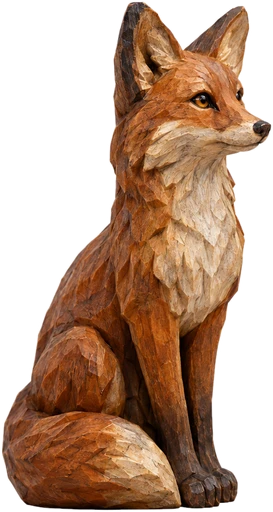
#> input picture world-pipeline/word-art/castle/decor-v2/decor-gate-fox-statue.webp, 273 x 512 px
$ python -i decor_art_v2.py   (imports and definitions only)
#> lines starting #> are read from the running program, lines starting #| are printed output that depends on the picture; after the words box and inside, x2 and y2 are one past the last pixel; in counts of white or black regions, pixels touching at a corner belong together
#!/usr/bin/env python3
"""Украшения замка v2: те же 14 предметов, но БЕЗ запечённой подложки/подиума.

Отличия от decor_art.py:
  - из описаний предметов убраны слова base/pedestal/step/mound — именно они
    провоцировали генератор рисовать эллипс-подиум;
  - промпт явно запрещает подложку, тень и ground patch;
  - после выреза альфы проверяется, что внизу кадра не осталось светлого «блина»;
  - итог складывается в word-art/castle/decor-v2 (в public копирует deploy-команда).

Usage:
  python3 world-pipeline/decor_art_v2.py                # все 14 предметов
  python3 world-pipeline/decor_art_v2.py --only decor-gate-lantern
  python3 world-pipeline/decor_art_v2.py --deploy       # бэкап старых + замена в public
  python3 world-pipeline/decor_art_v2.py --contact      # контакт-лист /tmp/decor-contact.png
"""
from __future__ import annotations

import argparse
import shutil
import sys
import time
import urllib.request
from pathlib import Path

import numpy as np
from PIL import Image, ImageFilter
from scipy import ndimage

sys.path.insert(0, str(Path(__file__).resolve().parent))
from diorama_art import CORE, MODEL  # noqa: E402
from word_art import api, load_key  # noqa: E402

ROOT = Path(__file__).resolve().parents[1]
OUT = ROOT / "world" / "public" / "content" / "castle" / "decor"
WORK = ROOT / "world-pipeline" / "word-art" / "castle" / "decor-v2"
BACKUP = ROOT / "world-pipeline" / "word-art" / "castle" / "decor-v1-backup"
API = "https://api.meshy.ai/openapi/v1/text-to-image"

STYLE = (
    "ONE single small handcrafted miniature prop for a castle diorama, photographed alone, isolated on a plain "
    "pure white background, centered, not touching the left, right and top frame edges. No base, no podium, no "
    "pedestal, no shadow, no ground patch, no platform — the prop stands directly on its own bottom contact line "
    "at the lower edge of the frame. Three-quarter view matching a miniature castle scene. "
    "No text, no people, no scenery. Prop: "
)

# Описания без base/pedestal/step/mound (см. docstring).
PROPS: dict[str, str] = {
    "decor-gate-lantern": "a wrought-iron lantern on a short wooden post, warm glowing glass",
    "decor-gate-pots": "a pair of terracotta flower pots with bright petunias",
    "decor-gate-pumpkins": "three cheerful orange pumpkins of different sizes with a tiny straw basket",
    "decor-bridge-garland": "a short festive garland of colourful pennant flags strung between two wooden posts",
    "decor-stream-boat": "a tiny wooden toy sailboat with a red sail",
    "decor-yard-swing": "a wooden swing with a dark oak plank seat and rope handles hanging from a horizontal oak branch segment",
    "decor-yard-firepit": "a round stone fire pit bowl with gentle warm flames and two small logs beside it",
    "decor-roof-weathervane": "a brass rooster weathervane on a small spindle",
    "decor-meadow-sundial": "a small stone sundial with a brass gnomon",
    "decor-meadow-beehive": "a striped straw skep beehive on a wooden stand with tiny bees",
    "decor-meadow-apple-tree": "a small apple tree with red apples",
    "decor-wall-gargoyle": "a friendly small stone gargoyle sitting upright, carved stone texture",
    "decor-wall-bell": "a bronze bell in a small wooden belfry frame",
    "decor-gate-fox-statue": "a proud sitting red fox statue carved from warm wood",
}

WHITE_THRESHOLD = 238
AGGRESSIVE_CUTOUT = {"decor-bridge-garland"}


def cutout(source: Path, out: Path, aggressive: bool = False) -> None:
    """Альфа: белый фон уходит флуд-филлом от краёв; кроп по альфе; ≤512 px."""
#> called with out = 'out.png', aggressive = False
    image = Image.open(source).convert("RGB")
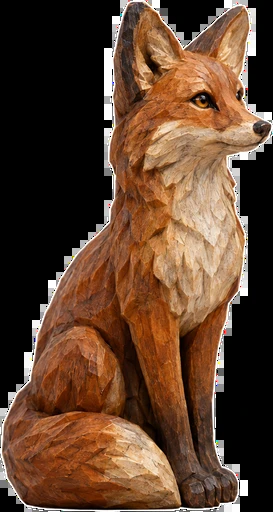
#> image: PIL image 273x512 RGB; mean R, G, B 94.8, 65.2, 45.3
    pixels = np.asarray(image, dtype=np.int16)
    white = (pixels > WHITE_THRESHOLD).all(axis=2)
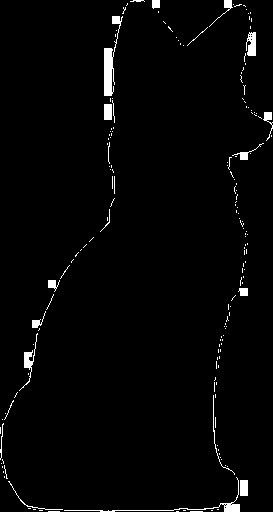
#> white: shape (512, 273) bool; 2.1% white; 176 white regions (154 under 20 px), largest, box (x1, y1, x2, y2) and area: (104, 16, 123, 96) 534, (64, 477, 240, 512) 336, (246, 32, 256, 56) 188
    if aggressive:
        background = white
    else:
        labels, _count = ndimage.label(white)
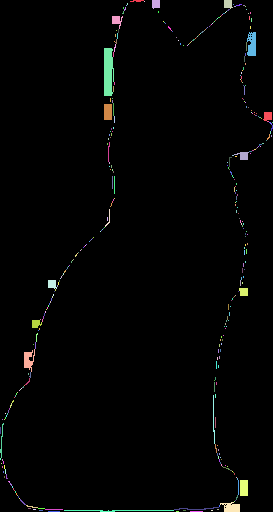
#> labels: shape (512, 273) int32; 390 distinct labels, from 0 to 389; one colour per label, 0 black
        border = set(np.unique(np.concatenate([labels[0], labels[-1], labels[:, 0], labels[:, -1]]))) - {0}
#> border = 13 items
        background = np.isin(labels, list(border))
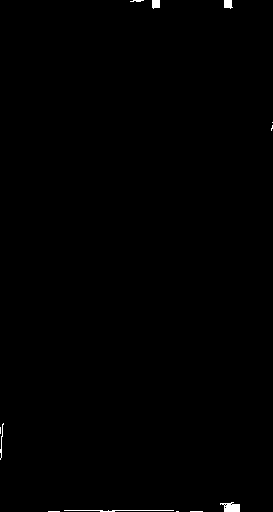
#> background: shape (512, 273) bool; 0.35% white; 12 white regions (6 under 20 px), largest, box (x1, y1, x2, y2) and area: (220, 502, 240, 512) 141, (64, 510, 174, 512) 117, (224, 0, 233, 9) 66, (152, 0, 160, 9) 65, (0, 423, 4, 460) 43, (130, 0, 144, 2) 20
    alpha = np.where(background, 0, 255).astype(np.uint8)
    alpha = np.asarray(Image.fromarray(alpha).filter(ImageFilter.GaussianBlur(1.2)))
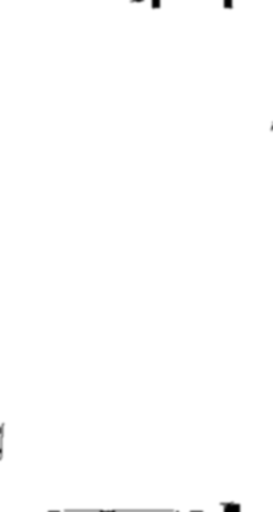
#> alpha: shape (512, 273); min 0, max 255, mean 254.1
    rgba = np.dstack([pixels.clip(0, 255).astype(np.uint8), alpha])
    sprite = Image.fromarray(rgba, "RGBA")
    box = sprite.getchannel("A").getbbox()
#> box = (0, 0, 273, 512)
    if box:
        sprite = sprite.crop(box)
    sprite.thumbnail((512, 512), Image.LANCZOS)
    sprite.save(out, "WEBP", quality=90)


# [104 lines left out: functions has_base_artifact, generate, deploy, contact, main, not called in this run]


# [2 lines not run here, left out]

>>> result = cutout('word-art/castle/decor-v2/decor-gate-fox-statue.webp', 'out.png')

$ run again, on world-pipeline/word-art/castle/decor-v2/decor-meadow-sundial.webp
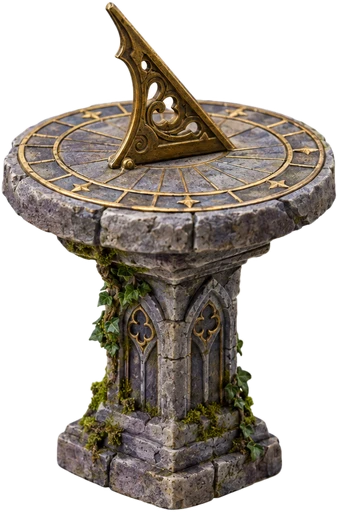
#> input picture world-pipeline/word-art/castle/decor-v2/decor-meadow-sundial.webp, 338 x 512 px
#> white: shape (512, 338) bool; 1.8% white; 143 white regions (123 under 20 px), largest, box (x1, y1, x2, y2) and area: (197, 96, 338, 259) 641, (48, 416, 255, 512) 460, (240, 292, 248, 320) 196
#> in cutout, `labels, _count = ndimage.label(white)`:
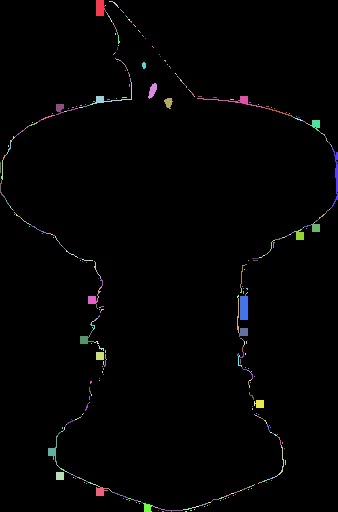
#> labels: shape (512, 338) int32; 489 distinct labels, from 0 to 488; one colour per label, 0 black
#> border = 8 items
#> background: shape (512, 338) bool; 0.22% white; 8 white regions (4 under 20 px), largest, box (x1, y1, x2, y2) and area: (96, 0, 105, 16) 131, (332, 147, 338, 207) 128, (143, 503, 153, 512) 62, (0, 180, 5, 198) 23
#> in cutout, `alpha = np.asarray(Image.fromarray(alpha).filter(ImageFilter.GaussianB..`:
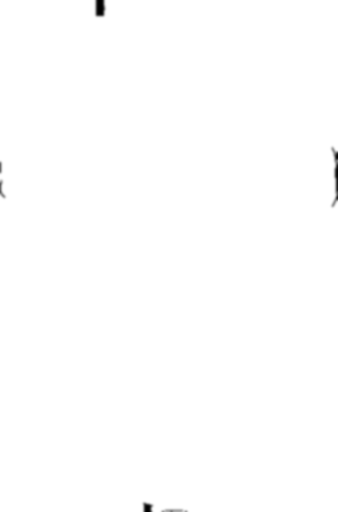
#> alpha: shape (512, 338); min 0, max 255, mean 254.4
#> box = (0, 0, 338, 512)
